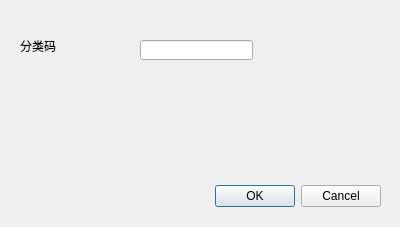
<?xml version="1.0" encoding="UTF-8"?>
<ui version="4.0">
 <class>staticVegDialog</class>
 <widget class="QDialog" name="staticVegDialog">
  <property name="geometry">
   <rect>
    <x>0</x>
    <y>0</y>
    <width>400</width>
    <height>227</height>
   </rect>
  </property>
  <property name="windowTitle">
   <string>Dialog</string>
  </property>
  <widget class="QDialogButtonBox" name="buttonBox">
   <property name="geometry">
    <rect>
     <x>40</x>
     <y>180</y>
     <width>341</width>
     <height>32</height>
    </rect>
   </property>
   <property name="orientation">
    <enum>Qt::Horizontal</enum>
   </property>
   <property name="standardButtons">
    <set>QDialogButtonBox::Cancel|QDialogButtonBox::Ok</set>
   </property>
  </widget>
  <widget class="QLabel" name="label">
   <property name="geometry">
    <rect>
     <x>110</x>
     <y>100</y>
     <width>181</width>
     <height>51</height>
    </rect>
   </property>
   <property name="text">
    <string/>
   </property>
  </widget>
  <widget class="QLabel" name="label_2">
   <property name="geometry">
    <rect>
     <x>20</x>
     <y>40</y>
     <width>54</width>
     <height>12</height>
    </rect>
   </property>
   <property name="text">
    <string>分类码</string>
   </property>
  </widget>
  <widget class="QLineEdit" name="lineEdit">
   <property name="geometry">
    <rect>
     <x>140</x>
     <y>40</y>
     <width>113</width>
     <height>20</height>
    </rect>
   </property>
  </widget>
 </widget>
 <resources/>
 <connections>
  <connection>
   <sender>buttonBox</sender>
   <signal>rejected()</signal>
   <receiver>staticVegDialog</receiver>
   <slot>reject()</slot>
   <hints>
    <hint type="sourcelabel">
     <x>316</x>
     <y>260</y>
    </hint>
    <hint type="destinationlabel">
     <x>286</x>
     <y>274</y>
    </hint>
   </hints>
  </connection>
 </connections>
</ui>
